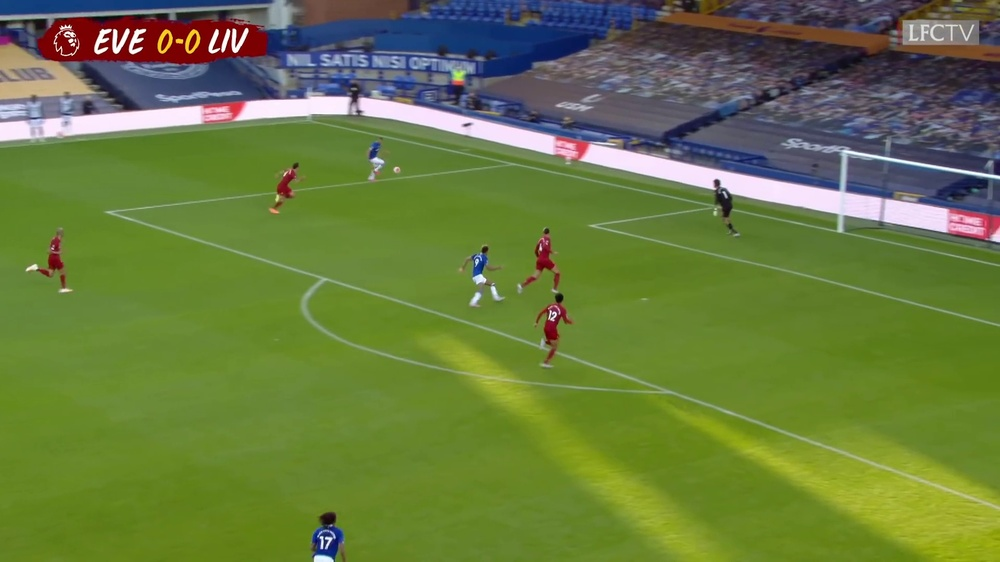
#> input picture images/25_or.jpg, 1000 x 562 px, shrunk from 1920 x 1080 before the run
$ python -i PlayerSegmentationUtils.py   (imports and definitions only)   (older library calls are emulated)
#> lines starting #> are read from the running program, lines starting #| are printed output that depends on the picture; after the words box and inside, x2 and y2 are one past the last pixel; in counts of white or black regions, pixels touching at a corner belong together
#> further down, picture is the input picture: shape (562, 1000, 3); mean B, G, R 64.4, 122.3, 104
import cv2
import numpy as np
import matplotlib.pyplot as plt

#converting into hsv image
#green range
lower_green = np.array([36,0,0])
upper_green = np.array([86, 255, 255])
#blue range
lower_blue = np.array([110,50,50])
upper_blue = np.array([130,255,255])
#Red range
lower_red = np.array([0,31,255])
upper_red = np.array([176,255,255])
#white range
lower_white = np.array([0,0,0])
upper_white = np.array([0,0,255])


stride_kernel = (25,25)
stride_aud = (30,30)
stride_close = (150,150)

# [36 lines left out: functions non_max, iou, not called in this run]

def get_contours(image):

    hsv = cv2.cvtColor(image,cv2.COLOR_BGR2HSV)
#> hsv: shape (562, 1000, 3); mean H, S, V 61.2, 147.2, 131.8
    cv2.imwrite('hsv.jpg',hsv)
    mask = cv2.inRange(hsv, lower_green, upper_green)
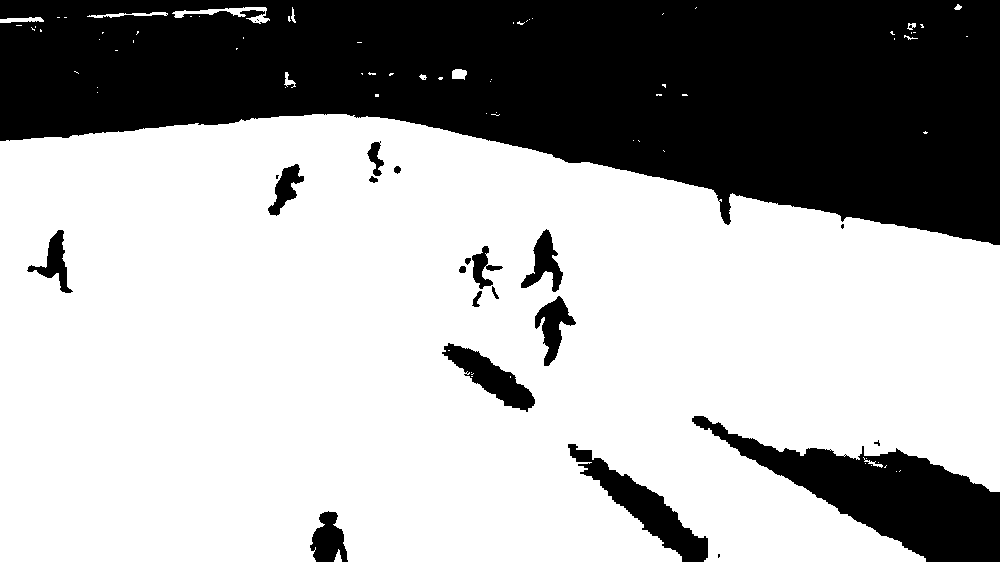
#> mask: shape (562, 1000); 66.1% white; 24 black regions (7 under 20 px), largest, box (x1, y1, x2, y2) and area: (0, 0, 1000, 245) 160151, (692, 416, 1000, 562) 16973, (568, 444, 708, 562) 4287
    cv2.imwrite('mask.jpg',mask)
    res = cv2.bitwise_and(image, image, mask=mask)
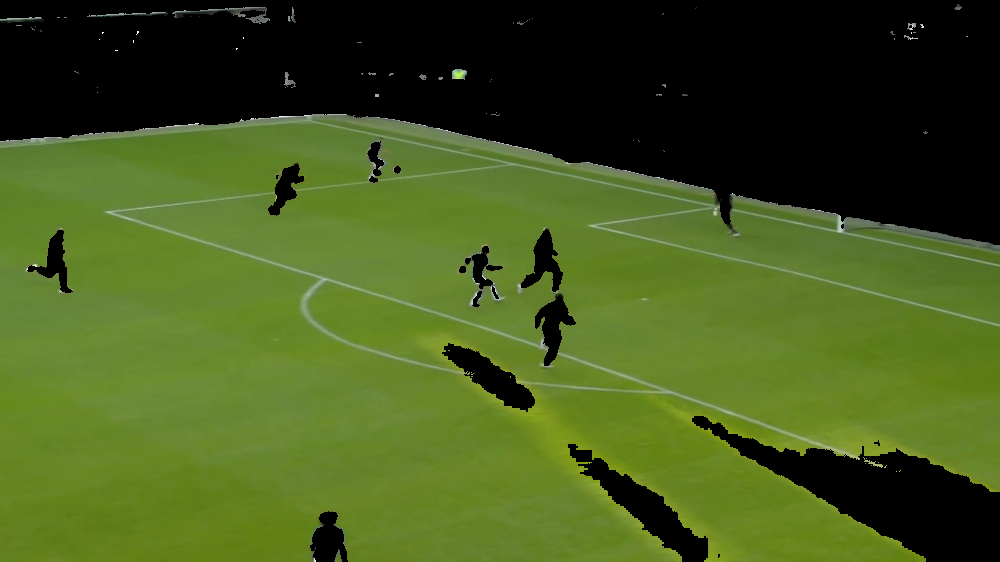
#> res: shape (562, 1000, 3); mean B, G, R 29.4, 87.7, 67.5
    res_bgr = cv2.cvtColor(res,cv2.COLOR_HSV2BGR)
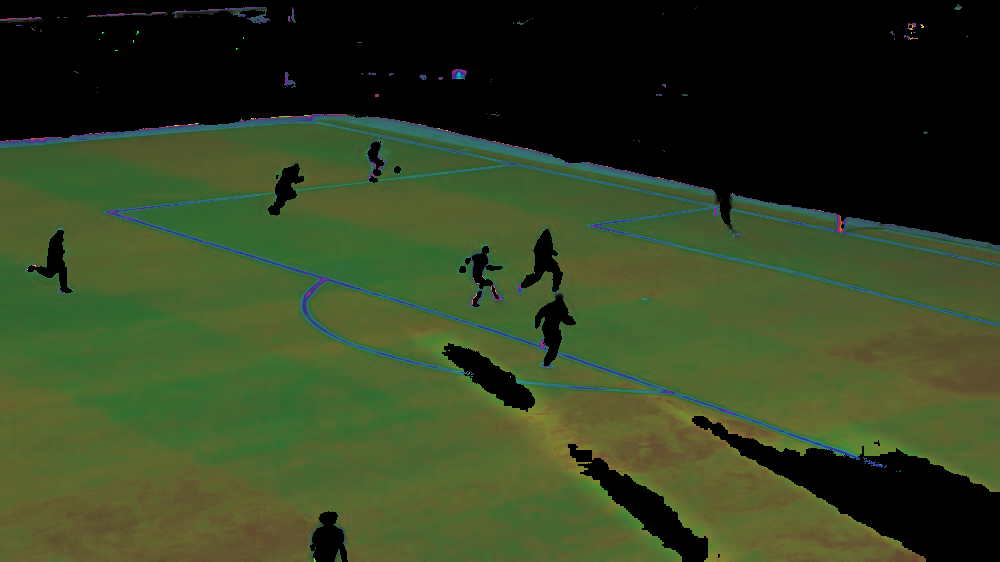
#> res_bgr: shape (562, 1000, 3); mean B, G, R 34, 66, 51.8
    res_gray = cv2.cvtColor(res,cv2.COLOR_BGR2GRAY)
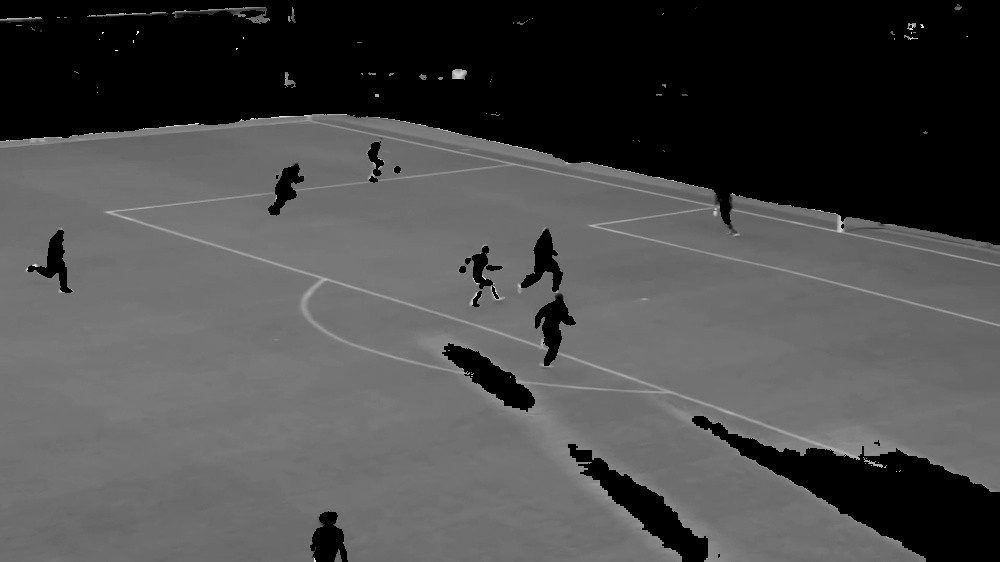
#> res_gray: shape (562, 1000); min 0, max 254, mean 75
    mask = 255 - mask
    kernel = np.ones(stride_kernel,np.uint8)
    kernel_aud = np.ones(stride_aud,np.uint8)
    kernel_close = np.ones(stride_close,np.uint8)
    thresh_aud = cv2.morphologyEx(mask, cv2.MORPH_CLOSE, kernel_aud)
#> thresh_aud: shape (562, 1000); 35.1% white; 8 white regions, largest, box (x1, y1, x2, y2) and area: (0, 0, 1000, 246) 163917, (693, 417, 1000, 562) 17698, (460, 230, 577, 367) 5008
    thresh_players = cv2.morphologyEx(mask, cv2.MORPH_CLOSE, kernel)
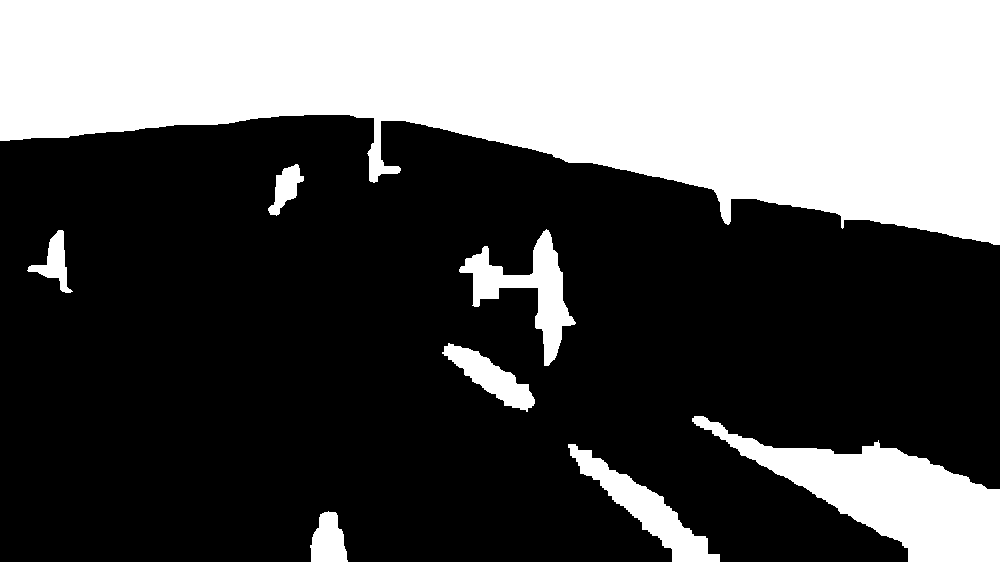
#> thresh_players: shape (562, 1000); 34.8% white; 8 white regions, largest, box (x1, y1, x2, y2) and area: (0, 0, 1000, 245) 162810, (692, 416, 1000, 562) 17687, (459, 229, 576, 366) 4872
    thresh_aud = cv2.morphologyEx(thresh_aud, cv2.MORPH_OPEN, kernel_close)
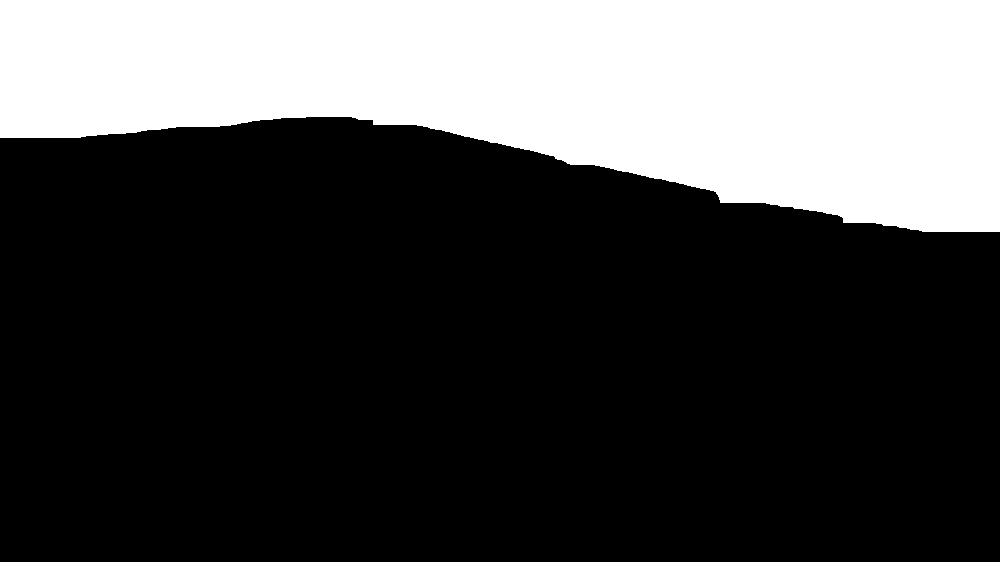
#> thresh_aud: shape (562, 1000); 29% white; 1 white region, box (x1, y1, x2, y2) and area: (0, 0, 1000, 232) 162980
    thresh_aud = 255 - thresh_aud
    thresh = cv2.bitwise_and( thresh_aud , thresh_players)
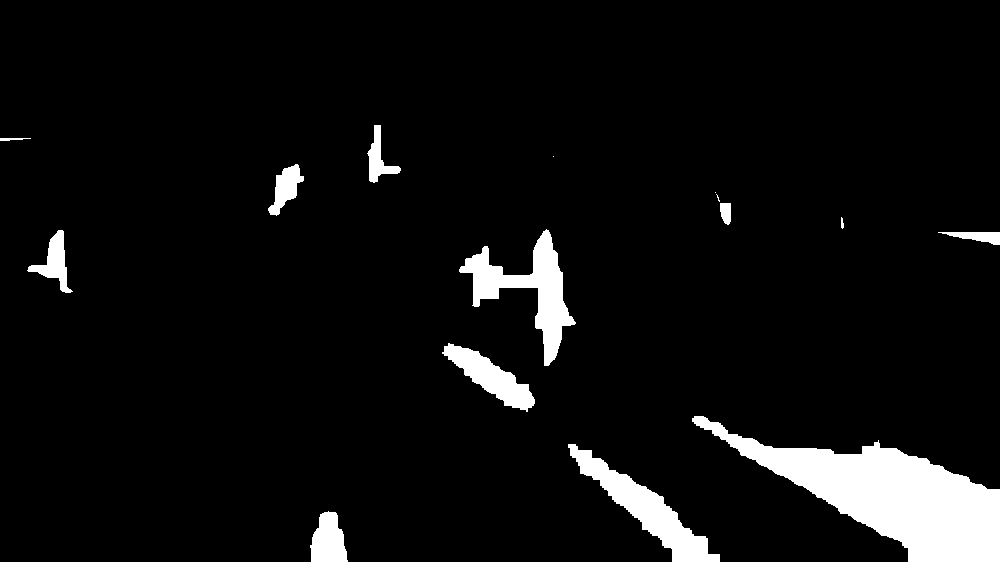
#> thresh: shape (562, 1000); 6.1% white; 15 white regions (3 under 20 px)
    _temp, im2, contours = cv2.findContours(thresh,cv2.RETR_TREE,cv2.CHAIN_APPROX_SIMPLE)
#> im2 = 15 contours, 4 with area under 20; largest, box (x1, y1, x2, y2) and area: (692, 416, 1000, 562) 17302, (459, 229, 576, 366) 4610, (568, 444, 720, 562) 4362, (442, 343, 535, 412) 2266, (310, 511, 348, 562) 1328; contours = 15 rows, first 6: [1, -1, -1, -1], [2, 0, -1, -1], [3, 1, -1, -1], [4, 2, -1, -1], [5, 3, -1, -1], [6, 4, -1, -1]
    # im2, contours = cv2.findContours(thresh,cv2.RETR_TREE,cv2.CHAIN_APPROX_SIMPLE)
    return im2, thresh_aud

# [33 lines left out: function get_boxes, not called in this run]

>>> import cv2
>>> picture = cv2.imread('images/25_or.jpg')
>>> result = get_contours(picture)

$ run again, on images/OG.jpg
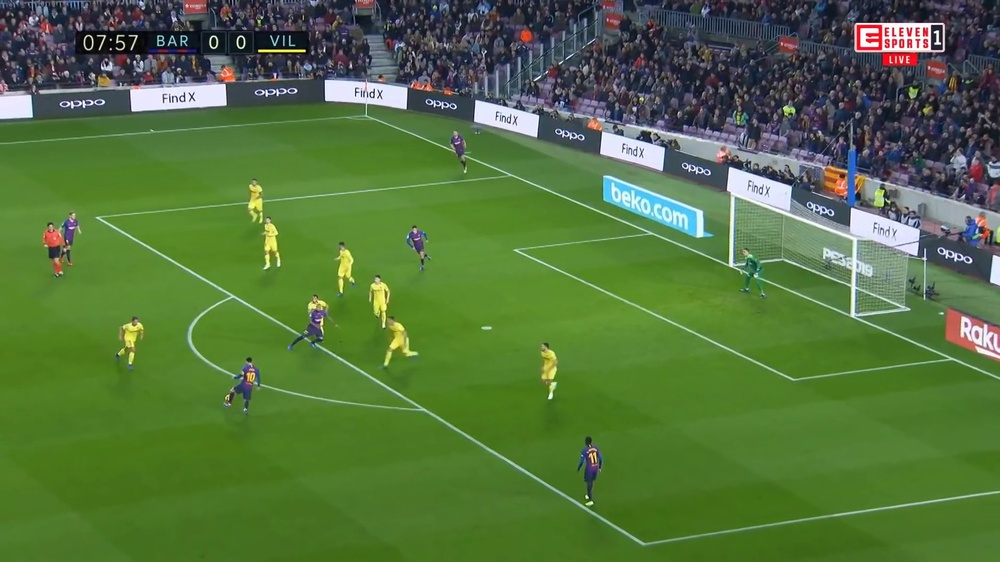
#> input picture images/OG.jpg, 1000 x 562 px, shrunk from 1920 x 1080 before the run
#> picture is the input picture: shape (562, 1000, 3); mean B, G, R 62, 114.8, 83.7
#> hsv: shape (562, 1000, 3); mean H, S, V 66.6, 136.5, 120.3
#> in get_contours, `mask = cv2.inRange(hsv, lower_green, upper_green)`:
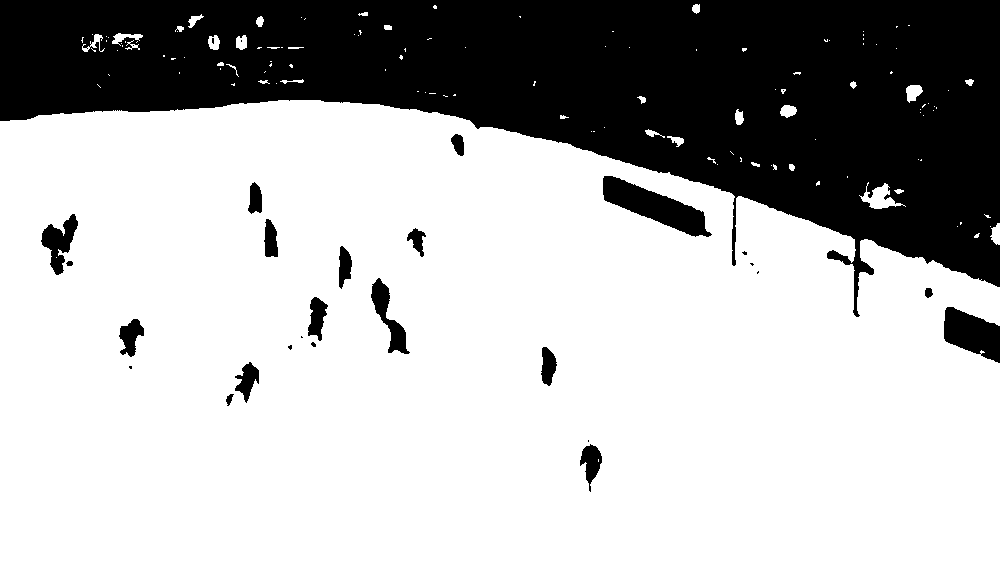
#> mask: shape (562, 1000); 70.5% white; 30 black regions (12 under 20 px), largest, box (x1, y1, x2, y2) and area: (0, 0, 1000, 317) 154346, (603, 176, 712, 237) 2827, (944, 307, 1000, 363) 2020
#> thresh_players: shape (562, 1000); 31% white; 14 white regions (1 under 20 px), largest, box (x1, y1, x2, y2) and area: (0, 0, 1000, 317) 165111, (944, 307, 1000, 363) 2071, (41, 214, 78, 275) 1317
#> in get_contours, `thresh = cv2.bitwise_and( thresh_aud , thresh_players)`:
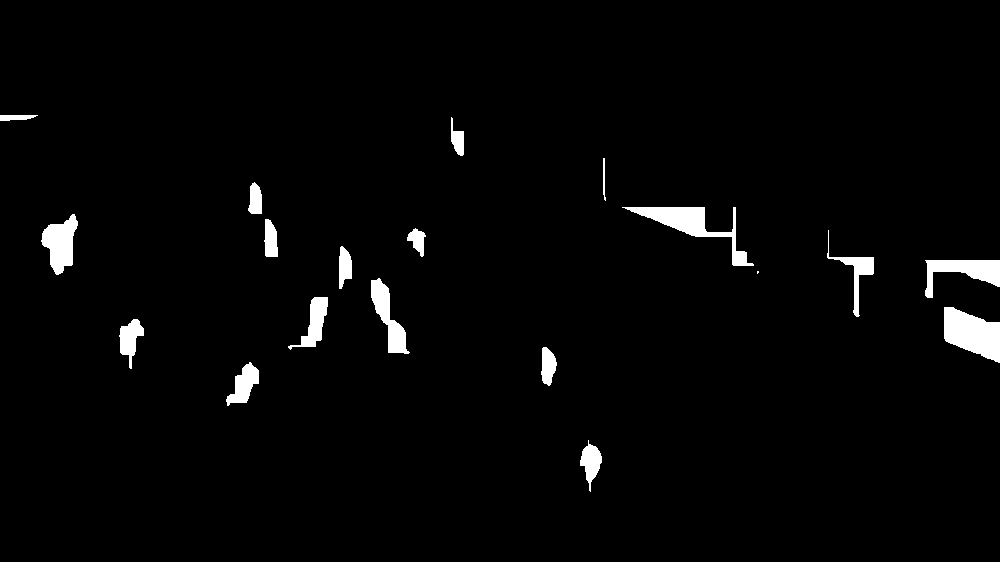
#> thresh: shape (562, 1000); 2.5% white; 19 white regions (1 under 20 px)
#> im2 = 19 contours, 1 with area under 20; largest, box (x1, y1, x2, y2) and area: (944, 307, 1000, 363) 1978, (622, 207, 754, 266) 1741, (925, 260, 1000, 298) 1247, (41, 214, 78, 275) 1240, (371, 278, 410, 354) 1080; contours = 19 rows, first 6: [1, -1, -1, -1], [2, 0, -1, -1], [3, 1, -1, -1], [4, 2, -1, -1], [5, 3, -1, -1], [6, 4, -1, -1]
